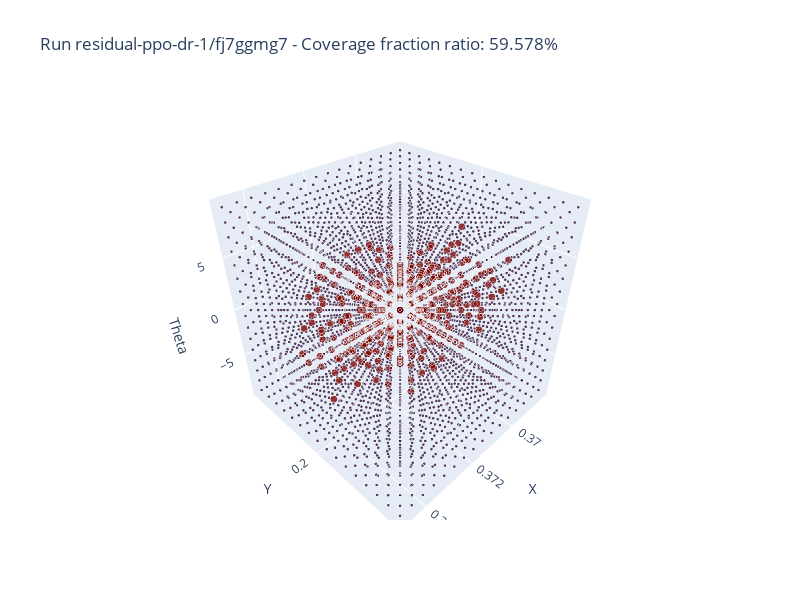

Notebook code cell kept with this figure:
### Code cell
import numpy as np
import plotly.graph_objects as go

# Example dataset of 3D vectors (x, y, theta)
all_vectors = np.concatenate([leg_3d_poses["success"], leg_3d_poses["failure"]], axis=0)
vectors, save_fname = leg_3d_poses["success"], f"{run_name.replace('/', '--')}_success_coverage.html"
# vectors, save_fname = all_vectors, f"{run_name.replace('/', '--')}_all_coverage.html"

# Define the number of bins (voxels) along each axis
# num_bins = [10, 10, 10]
num_bins = [16, 16, 16]

# Find the min and max values for each component
mins = np.min(all_vectors, axis=0)
maxs = np.max(all_vectors, axis=0)

# ax[0].set_xlim([0.368, 0.375]) 
# ax[0].set_ylim([0.195, 0.205])
mins[0] = 0.368; mins[1] = 0.195; mins[2] = -10.0
maxs[0] = 0.375; maxs[1] = 0.205; maxs[2] = 10.0

# Compute the bin size for each component
bin_sizes = (maxs - mins) / num_bins

# Discretize the vectors into voxel grid cells
voxel_indices = np.floor((vectors - mins) / bin_sizes).astype(int)

# Ensure indices are within bounds
voxel_indices = np.clip(voxel_indices, 0, np.array(num_bins) - 1)

# Create a 3D grid using np.meshgrid
x_bins = np.linspace(mins[0], maxs[0], num_bins[0] + 1)
y_bins = np.linspace(mins[1], maxs[1], num_bins[1] + 1)
theta_bins = np.linspace(mins[2], maxs[2], num_bins[2] + 1)

# Create a 3D histogram to count the number of vectors in each voxel
hist, edges = np.histogramdd(vectors, bins=[x_bins, y_bins, theta_bins])
all_hist, all_edges = np.histogramdd(all_vectors, bins=[x_bins, y_bins, theta_bins])

# Get the coordinates of the centers of the bins
x_centers = (edges[0][:-1] + edges[0][1:]) / 2
y_centers = (edges[1][:-1] + edges[1][1:]) / 2
theta_centers = (edges[2][:-1] + edges[2][1:]) / 2

# Create a meshgrid for plotting
x_mesh, y_mesh, theta_mesh = np.meshgrid(x_centers, y_centers, theta_centers, indexing='ij')

# Flatten the meshgrid and histogram for plotting
x_flat = x_mesh.flatten()
y_flat = y_mesh.flatten()
theta_flat = theta_mesh.flatten()
hist_flat = hist.flatten()

# Determine marker properties based on occupancy
marker_size = np.where(hist_flat > 0, 5, 2.05)
# marker_opacity = np.where(hist_flat > 0, 0.8, 0.1)
marker_opacity = 0.8
# marker_color = np.where(hist_flat > 0, hist_flat, 'lightgray')
# marker_color = np.where(hist_flat > 0, hist_flat, 0)  # Set color to zero for unoccupied
marker_color = np.where(hist_flat > 0, 0.5, 0.0)  # Set color to zero for unoccupied


# Compute the number of occupied voxels
occupied_voxels = np.count_nonzero(hist)
all_occupied_voxels = np.count_nonzero(all_hist)

# Compute the total number of voxels
total_voxels = np.prod(num_bins)

# Calculate coverage metrics
succ_overage_ratio = (occupied_voxels / total_voxels) * 100
all_coverage_ratio = (all_occupied_voxels / total_voxels) * 100
# coverage = (all_coverage_ratio - coverage_ratio) * 100 / all_coverage_ratio
coverage = occupied_voxels * 100.0 / all_occupied_voxels

# Create a scatter plot with Plotly
fig = go.Figure(data=[go.Scatter3d(
    x=x_flat,
    y=y_flat,
    z=theta_flat,
    mode='markers',
    marker=dict(
        size=marker_size,
        color=marker_color,
        # colorscale='Viridis',
        # colorscale='rdpu',
        colorscale='Turbo',
        opacity=marker_opacity,
        # colorbar=dict(title='Number of Points', thickness=15)
    )
)])

# Set labels for the axes
fig.update_layout(
    scene=dict(
        xaxis_title='X',
        yaxis_title='Y',
        zaxis_title='Theta'
    ),
    title=f'Run {run_name} - Coverage fraction ratio: {coverage:.3f}%',
    width=800,  # Set the figure width
    height=600  # Set the figure height
)

# # Create a scatter plot with Plotly
# fig = go.Figure(data=[go.Scatter3d(
#     x=x_flat,
#     y=y_flat,
#     z=theta_flat,
#     mode='markers',
#     marker=dict(
#         size=5,
#         color=hist_flat,
#         colorscale='Viridis',
#         colorbar=dict(title='Number of Points'),
#         opacity=0.8
#     )
# )])

# Show the plot
# fig.write_html("plots/sample_coverage.html")
fig.write_html(f"plots/{save_fname}")
fig.show()

# Print the metrics
print(f"Coverage Ratio: {coverage:.3f}%, Success coverage: {succ_overage_ratio:.3f}, All coverage: {all_coverage_ratio:.3f}")
print(f"Num success occ: {occupied_voxels}, Num all occ: {all_occupied_voxels}")

### Figure 1 — Plotly figure (JSON) as saved in the notebook; plotly's stock layout.template omitted (floating-point values rounded to 4 significant figures; data arrays with more than 128 entries replaced by an {"elided": "..."} marker saying what was removed)
{"data": [{"marker": {"color": {"elided": "4096 float values"}, "colorscale": [[0, "#30123b"], [0.07143, "#4145ab"], [0.1429, "#4675ed"], [0.2143, "#39a2fc"], [0.2857, "#1bcfd4"], [0.3571, "#24eca6"], [0.4286, "#61fc6c"], [0.5, "#a4fc3b"], [0.5714, "#d1e834"], [0.6429, "#f3c63a"], [0.7143, "#fe9b2d"], [0.7857, "#f36315"], [0.8571, "#d93806"], [0.9286, "#b11901"], [1, "#7a0402"]], "opacity": 0.8, "size": {"elided": "4096 float values"}}, "mode": "markers", "type": "scatter3d", "x": {"elided": "4096 float values"}, "y": {"elided": "4096 float values"}, "z": {"elided": "4096 float values"}}], "layout": {"height": 600, "scene": {"xaxis": {"title": {"text": "X"}}, "yaxis": {"title": {"text": "Y"}}, "zaxis": {"title": {"text": "Theta"}}}, "title": {"text": "Run residual-ppo-dr-1/fj7ggmg7 - Coverage fraction ratio: 59.578%"}, "width": 800}}
